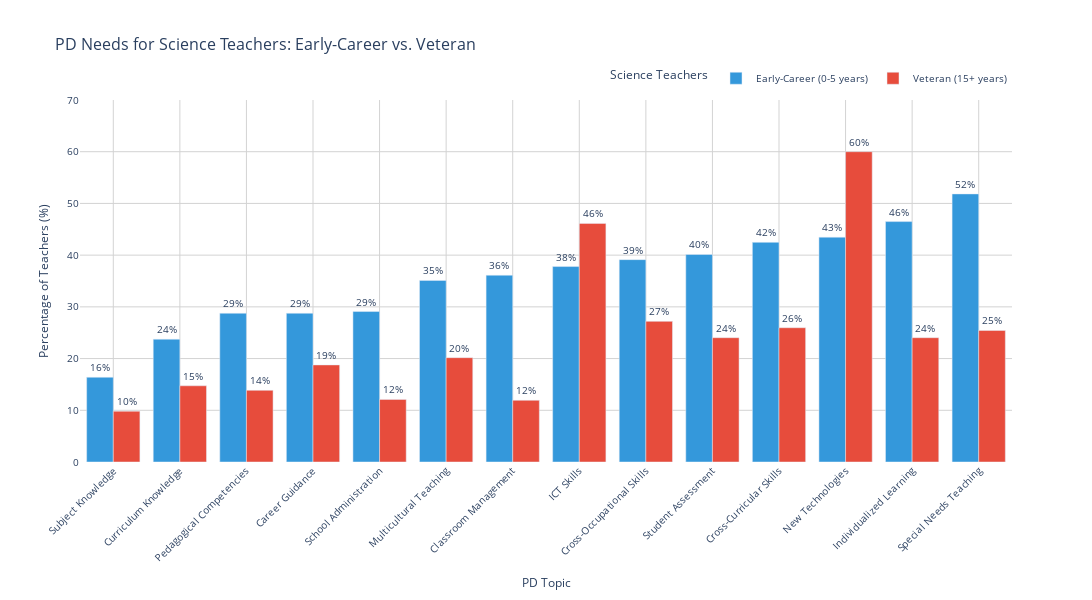

Notebook cell for this chart:
### Code cell
# Compare early-career vs veteran science teachers
df_science_comparison = df_science_exp_needs[
    df_science_exp_needs['Experience'].isin(['Early-Career (0-5 years)', 'Veteran (15+ years)'])
].copy()

# Sort by early-career percentage to show differences clearly
early_order = df_science_comparison[
    df_science_comparison['Experience'] == 'Early-Career (0-5 years)'
].sort_values('Percentage')['PD Topic'].tolist()

fig = px.bar(
    df_science_comparison,
    x='PD Topic',
    y='Percentage',
    color='Experience',
    barmode='group',
    title='PD Needs for Science Teachers: Early-Career vs. Veteran',
    labels={'Percentage': 'Percentage of Teachers (%)', 'PD Topic': 'PD Topic'},
    color_discrete_map={
        'Early-Career (0-5 years)': '#3498db',
        'Veteran (15+ years)': '#e74c3c'
    },
    text='Percentage',
    category_orders={'PD Topic': early_order}
)

fig.update_traces(texttemplate='%{text:.0f}%', textposition='outside')
fig.update_layout(
    height=600,
    width=1100,
    font=dict(size=10),
    title_font_size=16,
    plot_bgcolor='white',
    xaxis=dict(tickangle=-45, gridcolor='lightgray'),
    yaxis=dict(range=[0, 70], gridcolor='lightgray'),
    legend=dict(
        title='Science Teachers',
        orientation='h',
        yanchor='bottom',
        y=1.02,
        xanchor='right',
        x=1
    )
)

fig.show()

### Figure 1 — Plotly figure (JSON) as saved in the notebook; plotly's stock layout.template omitted (floating-point values rounded to 4 significant figures)
{"data": [{"alignmentgroup": "True", "hovertemplate": "Experience=Early-Career (0-5 years)<br>PD Topic=%{x}<br>Percentage of Teachers (%)=%{text}<extra></extra>", "legendgroup": "Early-Career (0-5 years)", "marker": {"color": "#3498db", "pattern": {"shape": ""}}, "name": "Early-Career (0-5 years)", "offsetgroup": "Early-Career (0-5 years)", "orientation": "v", "showlegend": true, "text": [16.39, 28.76, 23.75, 40.13, 37.79, 36.12, 29.1, 46.49, 51.84, 35.12, 42.47, 39.13, 43.48, 28.76], "textposition": "outside", "texttemplate": "%{text:.0f}%", "type": "bar", "x": ["Subject Knowledge", "Pedagogical Competencies", "Curriculum Knowledge", "Student Assessment", "ICT Skills", "Classroom Management", "School Administration", "Individualized Learning", "Special Needs Teaching", "Multicultural Teaching", "Cross-Curricular Skills", "Cross-Occupational Skills", "New Technologies", "Career Guidance"], "xaxis": "x", "y": [16.39, 28.76, 23.75, 40.13, 37.79, 36.12, 29.1, 46.49, 51.84, 35.12, 42.47, 39.13, 43.48, 28.76], "yaxis": "y"}, {"alignmentgroup": "True", "hovertemplate": "Experience=Veteran (15+ years)<br>PD Topic=%{x}<br>Percentage of Teachers (%)=%{text}<extra></extra>", "legendgroup": "Veteran (15+ years)", "marker": {"color": "#e74c3c", "pattern": {"shape": ""}}, "name": "Veteran (15+ years)", "offsetgroup": "Veteran (15+ years)", "orientation": "v", "showlegend": true, "text": [9.825, 13.86, 14.74, 24.04, 46.14, 11.93, 12.11, 24.04, 25.44, 20.18, 25.96, 27.19, 60, 18.77], "textposition": "outside", "texttemplate": "%{text:.0f}%", "type": "bar", "x": ["Subject Knowledge", "Pedagogical Competencies", "Curriculum Knowledge", "Student Assessment", "ICT Skills", "Classroom Management", "School Administration", "Individualized Learning", "Special Needs Teaching", "Multicultural Teaching", "Cross-Curricular Skills", "Cross-Occupational Skills", "New Technologies", "Career Guidance"], "xaxis": "x", "y": [9.825, 13.86, 14.74, 24.04, 46.14, 11.93, 12.11, 24.04, 25.44, 20.18, 25.96, 27.19, 60, 18.77], "yaxis": "y"}], "layout": {"barmode": "group", "font": {"size": 10}, "height": 600, "legend": {"orientation": "h", "title": {"text": "Science Teachers"}, "tracegroupgap": 0, "x": 1, "xanchor": "right", "y": 1.02, "yanchor": "bottom"}, "plot_bgcolor": "white", "title": {"font": {"size": 16}, "text": "PD Needs for Science Teachers: Early-Career vs. Veteran"}, "width": 1100, "xaxis": {"anchor": "y", "categoryarray": ["Subject Knowledge", "Curriculum Knowledge", "Pedagogical Competencies", "Career Guidance", "School Administration", "Multicultural Teaching", "Classroom Management", "ICT Skills", "Cross-Occupational Skills", "Student Assessment", "Cross-Curricular Skills", "New Technologies", "Individualized Learning", "Special Needs Teaching"], "categoryorder": "array", "domain": [0, 1], "gridcolor": "lightgray", "tickangle": -45, "title": {"text": "PD Topic"}}, "yaxis": {"anchor": "x", "domain": [0, 1], "gridcolor": "lightgray", "range": [0, 70], "title": {"text": "Percentage of Teachers (%)"}}}}
